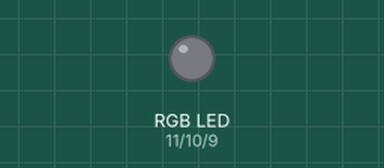
This sketch was run on a simulated Arduino Nano, built with avr-gcc and run on an emulated ATmega328P. Parts: an RGB LED mixed from three pins (HIGH = lit).

Above: at 0.05 s.
At 1.5 s:
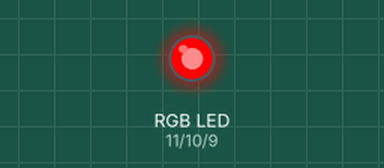
At 2.8 s:
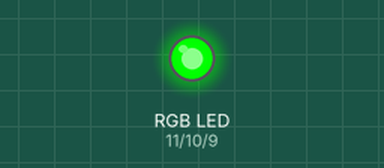
At 4.15 s:
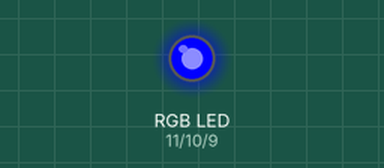
Timing chart, 0 to 5.5 s (numbered marks = the images above):
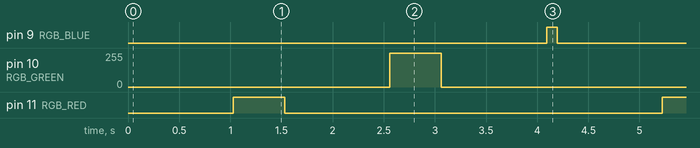

The sketch:

RGB_Breathing_Light.ino
```cpp
// (licence header left out)
#define RGB_RED    11
#define RGB_GREEN  10
#define RGB_BLUE   9

void setup()
{
    pinMode(RGB_RED,OUTPUT);
    pinMode(RGB_GREEN,OUTPUT);
    pinMode(RGB_BLUE,OUTPUT);
}

void setColor(int red,int green,int blue)
{
    analogWrite(RGB_RED,red);
    analogWrite(RGB_GREEN,green);
    analogWrite(RGB_BLUE,blue);
}

void loop()
{
    int i;
    for (i=0; i<256; i++)
    {
        setColor(i, 0, 0);
        delay(4);
    }
    delay(500);           //turn the RGB LED red smoth

    for (i=0; i < 256; i++)
    {
        setColor(0, i, 0);
        delay(4);
    }
    delay(500);           //turn the RGB LED green smoth

    for (i=0; i < 256; i++)
    {
        setColor(0, 0, i);
        delay(4);
    }
    delay(100);           //turn the RGB LED blue smoth
}
```

Measured:
- by itself, pin 9 (RGB_BLUE): alternates HIGH for 0.10 s and LOW for 4.1 s
- by itself, pin 10 (RGB_GREEN): repeats every 4.2 s: 0/255 3.7 s, 255/255 0.50 s
- by itself, pin 11 (RGB_RED): alternates HIGH for 0.50 s and LOW for 3.7 s
